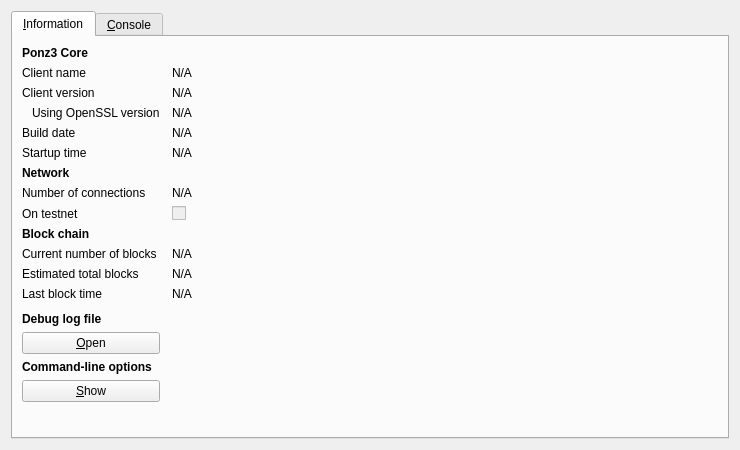
<?xml version="1.0" encoding="UTF-8"?>
<ui version="4.0">
 <class>RPCConsole</class>
 <widget class="QDialog" name="RPCConsole">
  <property name="geometry">
   <rect>
    <x>0</x>
    <y>0</y>
    <width>740</width>
    <height>450</height>
   </rect>
  </property>
  <property name="windowTitle">
   <string>Ponz3 - Debug window</string>
  </property>
  <layout class="QVBoxLayout" name="verticalLayout_2">
   <item>
    <widget class="QTabWidget" name="tabWidget">
     <property name="currentIndex">
      <number>0</number>
     </property>
     <widget class="QWidget" name="tab_info">
      <attribute name="title">
       <string>&amp;Information</string>
      </attribute>
      <layout class="QGridLayout" name="gridLayout" columnstretch="0,1">
       <property name="horizontalSpacing">
        <number>12</number>
       </property>
       <item row="0" column="0">
        <widget class="QLabel" name="label_9">
         <property name="font">
          <font>
           <weight>75</weight>
           <bold>true</bold>
          </font>
         </property>
         <property name="text">
          <string>Ponz3 Core</string>
         </property>
        </widget>
       </item>
       <item row="1" column="0">
        <widget class="QLabel" name="label_5">
         <property name="text">
          <string>Client name</string>
         </property>
        </widget>
       </item>
       <item row="1" column="1">
        <widget class="QLabel" name="clientName">
         <property name="cursor">
          <cursorShape>IBeamCursor</cursorShape>
         </property>
         <property name="text">
          <string>N/A</string>
         </property>
         <property name="textFormat">
          <enum>Qt::PlainText</enum>
         </property>
         <property name="textInteractionFlags">
          <set>Qt::LinksAccessibleByMouse|Qt::TextSelectableByKeyboard|Qt::TextSelectableByMouse</set>
         </property>
        </widget>
       </item>
       <item row="2" column="0">
        <widget class="QLabel" name="label_6">
         <property name="text">
          <string>Client version</string>
         </property>
        </widget>
       </item>
       <item row="2" column="1">
        <widget class="QLabel" name="clientVersion">
         <property name="cursor">
          <cursorShape>IBeamCursor</cursorShape>
         </property>
         <property name="text">
          <string>N/A</string>
         </property>
         <property name="textFormat">
          <enum>Qt::PlainText</enum>
         </property>
         <property name="textInteractionFlags">
          <set>Qt::LinksAccessibleByMouse|Qt::TextSelectableByKeyboard|Qt::TextSelectableByMouse</set>
         </property>
        </widget>
       </item>
       <item row="3" column="0">
        <widget class="QLabel" name="label_14">
         <property name="text">
          <string>Using OpenSSL version</string>
         </property>
         <property name="indent">
          <number>10</number>
         </property>
        </widget>
       </item>
       <item row="3" column="1">
        <widget class="QLabel" name="openSSLVersion">
         <property name="cursor">
          <cursorShape>IBeamCursor</cursorShape>
         </property>
         <property name="text">
          <string>N/A</string>
         </property>
         <property name="textFormat">
          <enum>Qt::PlainText</enum>
         </property>
         <property name="textInteractionFlags">
          <set>Qt::LinksAccessibleByMouse|Qt::TextSelectableByKeyboard|Qt::TextSelectableByMouse</set>
         </property>
        </widget>
       </item>
       <item row="4" column="0">
        <widget class="QLabel" name="label_12">
         <property name="text">
          <string>Build date</string>
         </property>
        </widget>
       </item>
       <item row="4" column="1">
        <widget class="QLabel" name="buildDate">
         <property name="cursor">
          <cursorShape>IBeamCursor</cursorShape>
         </property>
         <property name="text">
          <string>N/A</string>
         </property>
         <property name="textFormat">
          <enum>Qt::PlainText</enum>
         </property>
         <property name="textInteractionFlags">
          <set>Qt::LinksAccessibleByMouse|Qt::TextSelectableByKeyboard|Qt::TextSelectableByMouse</set>
         </property>
        </widget>
       </item>
       <item row="5" column="0">
        <widget class="QLabel" name="label_13">
         <property name="text">
          <string>Startup time</string>
         </property>
        </widget>
       </item>
       <item row="5" column="1">
        <widget class="QLabel" name="startupTime">
         <property name="cursor">
          <cursorShape>IBeamCursor</cursorShape>
         </property>
         <property name="text">
          <string>N/A</string>
         </property>
         <property name="textFormat">
          <enum>Qt::PlainText</enum>
         </property>
         <property name="textInteractionFlags">
          <set>Qt::LinksAccessibleByMouse|Qt::TextSelectableByKeyboard|Qt::TextSelectableByMouse</set>
         </property>
        </widget>
       </item>
       <item row="6" column="0">
        <widget class="QLabel" name="label_11">
         <property name="font">
          <font>
           <weight>75</weight>
           <bold>true</bold>
          </font>
         </property>
         <property name="text">
          <string>Network</string>
         </property>
        </widget>
       </item>
       <item row="7" column="0">
        <widget class="QLabel" name="label_7">
         <property name="text">
          <string>Number of connections</string>
         </property>
        </widget>
       </item>
       <item row="7" column="1">
        <widget class="QLabel" name="numberOfConnections">
         <property name="cursor">
          <cursorShape>IBeamCursor</cursorShape>
         </property>
         <property name="text">
          <string>N/A</string>
         </property>
         <property name="textFormat">
          <enum>Qt::PlainText</enum>
         </property>
         <property name="textInteractionFlags">
          <set>Qt::LinksAccessibleByMouse|Qt::TextSelectableByKeyboard|Qt::TextSelectableByMouse</set>
         </property>
        </widget>
       </item>
       <item row="8" column="0">
        <widget class="QLabel" name="label_8">
         <property name="text">
          <string>On testnet</string>
         </property>
        </widget>
       </item>
       <item row="8" column="1">
        <widget class="QCheckBox" name="isTestNet">
         <property name="enabled">
          <bool>false</bool>
         </property>
         <property name="text">
          <string/>
         </property>
        </widget>
       </item>
       <item row="9" column="0">
        <widget class="QLabel" name="label_10">
         <property name="font">
          <font>
           <weight>75</weight>
           <bold>true</bold>
          </font>
         </property>
         <property name="text">
          <string>Block chain</string>
         </property>
        </widget>
       </item>
       <item row="10" column="0">
        <widget class="QLabel" name="label_3">
         <property name="text">
          <string>Current number of blocks</string>
         </property>
        </widget>
       </item>
       <item row="10" column="1">
        <widget class="QLabel" name="numberOfBlocks">
         <property name="cursor">
          <cursorShape>IBeamCursor</cursorShape>
         </property>
         <property name="text">
          <string>N/A</string>
         </property>
         <property name="textFormat">
          <enum>Qt::PlainText</enum>
         </property>
         <property name="textInteractionFlags">
          <set>Qt::LinksAccessibleByMouse|Qt::TextSelectableByKeyboard|Qt::TextSelectableByMouse</set>
         </property>
        </widget>
       </item>
       <item row="11" column="0">
        <widget class="QLabel" name="label_4">
         <property name="text">
          <string>Estimated total blocks</string>
         </property>
        </widget>
       </item>
       <item row="11" column="1">
        <widget class="QLabel" name="totalBlocks">
         <property name="cursor">
          <cursorShape>IBeamCursor</cursorShape>
         </property>
         <property name="text">
          <string>N/A</string>
         </property>
         <property name="textFormat">
          <enum>Qt::PlainText</enum>
         </property>
         <property name="textInteractionFlags">
          <set>Qt::LinksAccessibleByMouse|Qt::TextSelectableByKeyboard|Qt::TextSelectableByMouse</set>
         </property>
        </widget>
       </item>
       <item row="12" column="0">
        <widget class="QLabel" name="label_2">
         <property name="text">
          <string>Last block time</string>
         </property>
        </widget>
       </item>
       <item row="12" column="1">
        <widget class="QLabel" name="lastBlockTime">
         <property name="cursor">
          <cursorShape>IBeamCursor</cursorShape>
         </property>
         <property name="text">
          <string>N/A</string>
         </property>
         <property name="textFormat">
          <enum>Qt::PlainText</enum>
         </property>
         <property name="textInteractionFlags">
          <set>Qt::LinksAccessibleByMouse|Qt::TextSelectableByKeyboard|Qt::TextSelectableByMouse</set>
         </property>
        </widget>
       </item>
       <item row="13" column="0">
        <spacer name="verticalSpacer_2">
         <property name="orientation">
          <enum>Qt::Vertical</enum>
         </property>
         <property name="sizeHint" stdset="0">
          <size>
           <width>20</width>
           <height>20</height>
          </size>
         </property>
        </spacer>
       </item>
       <item row="14" column="0">
        <widget class="QLabel" name="labelDebugLogfile">
         <property name="font">
          <font>
           <weight>75</weight>
           <bold>true</bold>
          </font>
         </property>
         <property name="text">
          <string>Debug log file</string>
         </property>
        </widget>
       </item>
       <item row="15" column="0">
        <widget class="QPushButton" name="openDebugLogfileButton">
         <property name="toolTip">
          <string>Open the Ponz3 debug log file from the current data directory. This can take a few seconds for large log files.</string>
         </property>
         <property name="text">
          <string>&amp;Open</string>
         </property>
         <property name="autoDefault">
          <bool>false</bool>
         </property>
        </widget>
       </item>
       <item row="16" column="0">
        <widget class="QLabel" name="labelCLOptions">
         <property name="font">
          <font>
           <weight>75</weight>
           <bold>true</bold>
          </font>
         </property>
         <property name="text">
          <string>Command-line options</string>
         </property>
        </widget>
       </item>
       <item row="17" column="0">
        <widget class="QPushButton" name="showCLOptionsButton">
         <property name="toolTip">
          <string>Show the Ponz3-Qt help message to get a list with possible Ponz3 command-line options.</string>
         </property>
         <property name="text">
          <string>&amp;Show</string>
         </property>
         <property name="autoDefault">
          <bool>false</bool>
         </property>
        </widget>
       </item>
       <item row="18" column="0">
        <spacer name="verticalSpacer">
         <property name="orientation">
          <enum>Qt::Vertical</enum>
         </property>
         <property name="sizeHint" stdset="0">
          <size>
           <width>20</width>
           <height>40</height>
          </size>
         </property>
        </spacer>
       </item>
      </layout>
     </widget>
     <widget class="QWidget" name="tab_console">
      <attribute name="title">
       <string>&amp;Console</string>
      </attribute>
      <layout class="QVBoxLayout" name="verticalLayout_3">
       <property name="spacing">
        <number>3</number>
       </property>
       <item>
        <widget class="QTextEdit" name="messagesWidget">
         <property name="minimumSize">
          <size>
           <width>0</width>
           <height>100</height>
          </size>
         </property>
         <property name="readOnly">
          <bool>true</bool>
         </property>
         <property name="tabKeyNavigation" stdset="0">
          <bool>false</bool>
         </property>
         <property name="columnCount" stdset="0">
          <number>2</number>
         </property>
        </widget>
       </item>
       <item>
        <layout class="QHBoxLayout" name="horizontalLayout">
         <property name="spacing">
          <number>3</number>
         </property>
         <item>
          <widget class="QLabel" name="label">
           <property name="text">
            <string notr="true">&gt;</string>
           </property>
          </widget>
         </item>
         <item>
          <widget class="QLineEdit" name="lineEdit"/>
         </item>
         <item>
          <widget class="QPushButton" name="clearButton">
           <property name="maximumSize">
            <size>
             <width>24</width>
             <height>24</height>
            </size>
           </property>
           <property name="toolTip">
            <string>Clear console</string>
           </property>
           <property name="text">
            <string/>
           </property>
           <property name="icon">
            <iconset resource="../bitcoin.qrc">
             <normaloff>:/icons/remove</normaloff>:/icons/remove</iconset>
           </property>
           <property name="shortcut">
            <string notr="true">Ctrl+L</string>
           </property>
           <property name="autoDefault">
            <bool>false</bool>
           </property>
          </widget>
         </item>
        </layout>
       </item>
      </layout>
     </widget>
    </widget>
   </item>
  </layout>
 </widget>
 <resources>
  <include location="../bitcoin.qrc"/>
 </resources>
 <connections/>
</ui>
